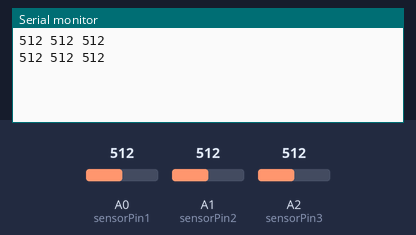
Simulated run of this sketch. Board: Arduino Uno, built with avr-gcc and run on an emulated ATmega328P. Parts: the last lines printed to the serial monitor. The inputs (shaded band) are chosen by the test bench; at power-on: A0 (sensorPin1) = 512, A1 (sensorPin2) = 512, A2 (sensorPin3) = 512.

Above: at 1.8 s.
1.9 s: A0 (sensorPin1) set to 716
At 2.8 s:
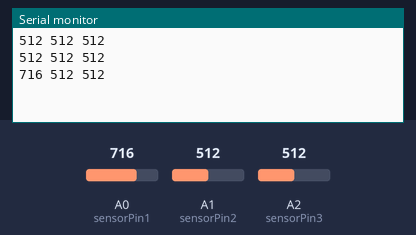
3.4 s: A1 (sensorPin2) set to 716
At 4.7 s:
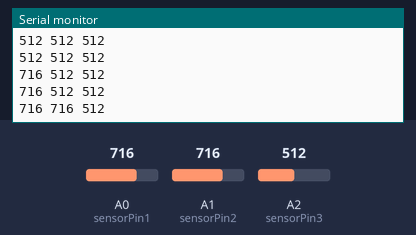
4.9 s: A2 (sensorPin3) set to 716
At 5.7 s:
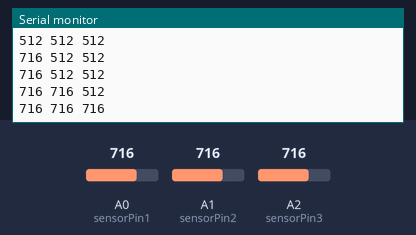
6.4 s: A0 (sensorPin1) set to 900
At 7.7 s:
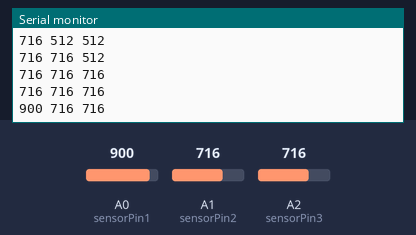
7.9 s: A1 (sensorPin2) set to 900
At 8.8 s:
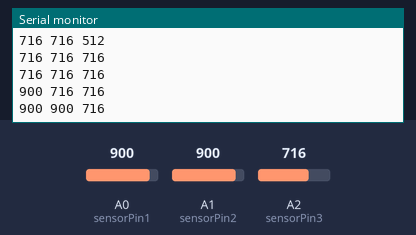
9.4 s: A2 (sensorPin3) set to 900
At 10.8 s:
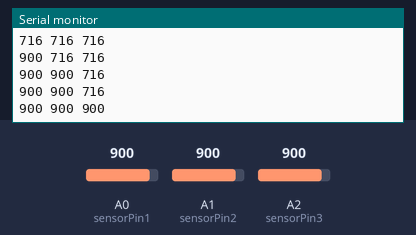
Timing chart, 0 to 11.9 s (numbered marks = the images above; inputs shaded):
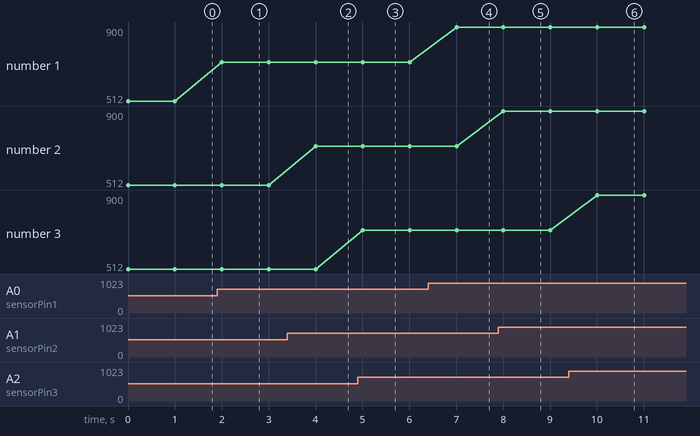

Measured:
- after the input at 1.9 s, the serial monitor: prints a new line after 0.10 s (image 1)
- after the input at 3.4 s, the serial monitor: prints a new line after 0.60 s (image 2)
- after the input at 4.9 s, the serial monitor: prints a new line after 0.10 s (image 3)
- after the input at 6.4 s, the serial monitor: prints a new line after 0.61 s (image 4)
- after the input at 7.9 s, the serial monitor: prints a new line after 0.11 s (image 5)
- after the input at 9.4 s, the serial monitor: prints a new line after 0.61 s (image 6)
- plotted number 1: 512 → 716 after the input at 1.9 s, 716 → 900 after the input at 6.4 s

The sketch:

photoArduino.ino
```cpp
//declare photresistor pins
const int sensorPin1 = A0;
const int sensorPin2 = A1;
const int sensorPin3 = A2;

//declare photoresistor values
int sensor1 = 0;
int sensor2 = 0;
int sensor3 = 0;


void setup() {
  // put your setup code here, to run once:
  Serial.begin(9600); //begin serial monitor
}

void loop() {
  // put your main code here, to run repeatedly:

  //read values from sensors
  sensor1 = analogRead(sensorPin1);
  sensor2 = analogRead(sensorPin2);
  sensor3 = analogRead(sensorPin3);

  //print values to serial monitor
//  Serial.print("Raw Sensor Values \t Sensor 1: ");
  Serial.print(sensor1);
  Serial.print(" ");
//  Serial.print(" \t Sensor 2: ");
  Serial.print(sensor2);
  Serial.print(" ");
//  Serial.print(" \t Sensor 3: ");
  Serial.println(sensor3);
  delay(1000);
}
```
